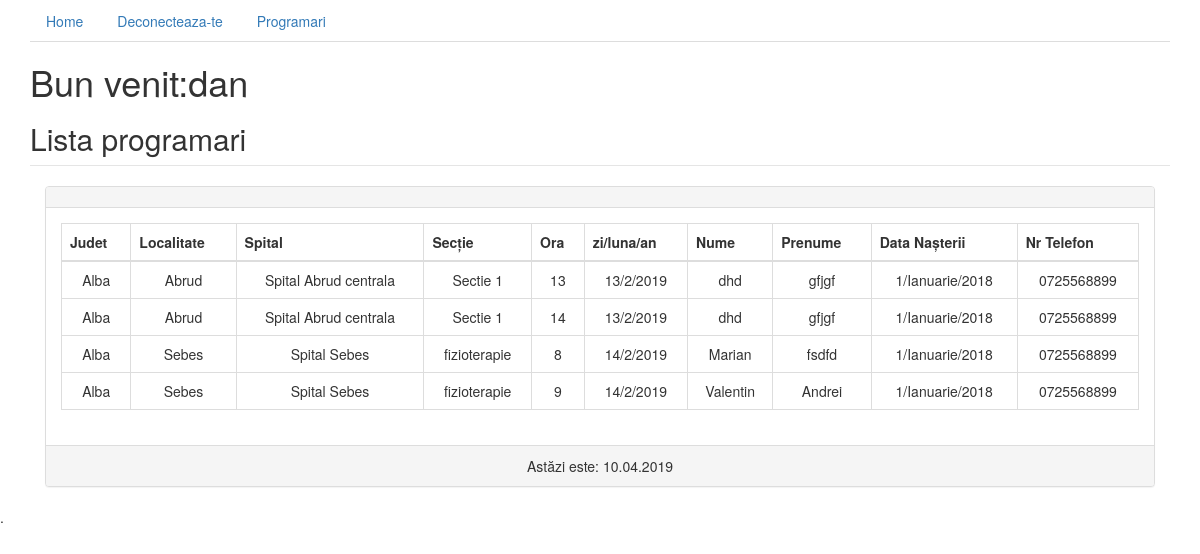
The app's page /me.php (signed in) with its own data.
### tables this page shows
CREATE TABLE IF NOT EXISTS `programari` (
  `id` int(11) NOT NULL AUTO_INCREMENT,
  `id_jud` int(11) NOT NULL,
  `id_loc` int(11) NOT NULL,
  `id_spital` int(11) NOT NULL,
  `id_sectie` int(11) NOT NULL,
  `ora_select` int(11) NOT NULL,
  `zi_select` int(11) NOT NULL,
  `luna_select` int(11) NOT NULL,
  `an_select` int(100) NOT NULL,
  `nume` varchar(100) NOT NULL,
  `prenume` varchar(100) NOT NULL,
  `data_zi` int(100) NOT NULL,
  `data_luna` varchar(100) NOT NULL,
  `data_an` int(100) NOT NULL,
  `telefon` varchar(100) NOT NULL,
  `id_sesiune` int(11) NOT NULL,
  PRIMARY KEY (`id`)
);

CREATE TABLE IF NOT EXISTS `judete` (
  `id` int(11) NOT NULL AUTO_INCREMENT,
  `nume_jud` varchar(100) NOT NULL,
  PRIMARY KEY (`id`)
);

CREATE TABLE IF NOT EXISTS `localitati` (
  `id` int(11) NOT NULL AUTO_INCREMENT,
  `id_jud` int(100) NOT NULL,
  `nume_loc` varchar(100) NOT NULL,
  PRIMARY KEY (`id`)
);

CREATE TABLE IF NOT EXISTS `spitale` (
  `id` int(11) NOT NULL AUTO_INCREMENT,
  `id_loc` int(11) NOT NULL,
  `nume_sp` varchar(100) NOT NULL,
  PRIMARY KEY (`id`)
);

CREATE TABLE IF NOT EXISTS `sectii` (
  `id` int(11) NOT NULL AUTO_INCREMENT,
  `id_spital` int(11) NOT NULL,
  `sectia` varchar(100) NOT NULL,
  PRIMARY KEY (`id`)
);

### me.php (the view, shortened to what this page needs)
<?php
require_once "config.php";
?>
<!DOCTYPE html>
<html>
<head>
	<link rel="stylesheet" href="https://maxcdn.bootstrapcdn.com/bootstrap/3.3.7/css/bootstrap.min.css">
</head>
<body>
	<div class="col-sm">
		<div class="container">
								<ul class="nav nav-tabs">
										<li><a  href="index.php">Home</a></li>
										<li><a  href="logout.php" >Deconecteaza-te</a></li>
										<li><a  href="me.php">Programari</a></li>
								</ul>
			<div class="tab-content">
						 <legend>
								<h1>Bun venit:<?php print($_SESSION["username"]); ?></h1>
								<h2>Lista programari </h2>
						 </legend>
				<div class="col-sm-12 col-xs-12">
					<div class="panel panel-default text-center">
						<div class="panel-heading">
						</div>
						<div class="panel-body">
	 <table class=" table table-bordered" >
		<thead>
			<tr>
				<th>Judet</th>
				<th>Localitate</th>
				<th>Spital</th>
				<th>Secție</th>
				<th>Ora</th>
				<th>zi/luna/an</th>
				<th>Nume</th>
				<th>Prenume</th>
				<th>Data Nașterii</th>
				<th>Nr Telefon</th>
		 </tr>
		</thead>
		<tbody>
				<?php
$idd = $_SESSION["id"];
           $sql = "
SELECT nume_jud, nume_loc, nume_sp, sectia, ora_select, zi_select, luna_select, an_select, nume,
       prenume, data_zi, data_luna, data_an, telefon,id_sesiune
FROM programari
 JOIN judete           ON judete.id         =  programari.id_jud
 JOIN localitati       ON localitati.id     =  programari.id_loc
 JOIN spitale          ON spitale.id        =  programari.id_spital
 JOIN sectii           ON sectii.id         =  programari.id_sectie
WHERE id_sesiune ='$idd' ";
                   $result = $link->query($sql);
                   if ($result->num_rows > 0){
                   while ($row = $result->fetch_assoc()) {
$tabel = '<td>'. $row["nume_jud"].'</td>
          <td>'. $row["nume_loc"].'</td>
          <td>'. $row["nume_sp"].'</td>
          <td>'. $row["sectia"].'</td>
          <td>'. $row["ora_select"].'</td>
          <td>'. $row["zi_select"].'/'. $row["luna_select"].'/'. $row["an_select"].'</td>
          <td>'. $row["nume"].'</td>
          <td>'. $row["prenume"].'</td>
          <td>'. $row["data_zi"].'/'. $row["data_luna"].'/'. $row["data_an"].'</td>
          <td>'. $row["telefon"].'</td>
                            <tr></tr>';
echo $tabel;
                   }
                   }
			?>
		</tbody>
	</table>
				</div>
				<div class="panel-footer">
				 <?php
                 $x = $_SESSION["x"];
                 echo "Astăzi este: ".$x.' '. date("d.m.Y") . "<br>";
				 ?>
				</div>
			</div>
		</div>
</div>
</div>
</div>.
</body>
</html>

### records on screen
programari: judete.nume_jud "Alba", localitati.nume_loc "Abrud", spitale.nume_sp "Spital Abrud centrala", sectii.sectia "Sectie 1", ora_select "13", zi_select "13", luna_select "2", an_select "2019", nume "dhd", prenume "gfjgf", data_zi "1", data_luna "Ianuarie", data_an "2018", telefon "0725568899"
programari: judete.nume_jud "Alba", localitati.nume_loc "Abrud", spitale.nume_sp "Spital Abrud centrala", sectii.sectia "Sectie 1", ora_select "14", zi_select "13", luna_select "2", an_select "2019", nume "dhd", prenume "gfjgf", data_zi "1", data_luna "Ianuarie", data_an "2018", telefon "0725568899"
programari: judete.nume_jud "Alba", localitati.nume_loc "Sebes", spitale.nume_sp "Spital Sebes", sectii.sectia "fizioterapie", ora_select "8", zi_select "14", luna_select "2", an_select "2019", nume "Marian", prenume "fsdfd", data_zi "1", data_luna "Ianuarie", data_an "2018", telefon "0725568899"
programari: judete.nume_jud "Alba", localitati.nume_loc "Sebes", spitale.nume_sp "Spital Sebes", sectii.sectia "fizioterapie", ora_select "9", zi_select "14", luna_select "2", an_select "2019", nume "Valentin", prenume "Andrei", data_zi "1", data_luna "Ianuarie", data_an "2018", telefon "0725568899"

### other values on screen
$_SESSION["username"] "dan"
